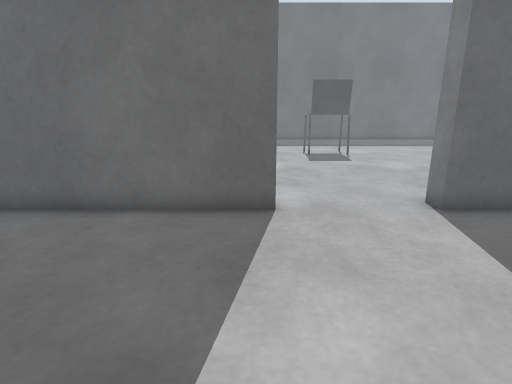
[1] (above)

17 first-person views from a walk through a Gazebo world. The camera is 0.47 m above the floor, tilts 14° down and sees 80° across. The floor is counted in squares, 0.2 m on a side. Each view is taken from the middle of a square. On the plan, view 1 faces up. The plan holds only what a view shows up to about 18 squares ahead; the rest is blank. The place goes on beyond the plan.

[2]
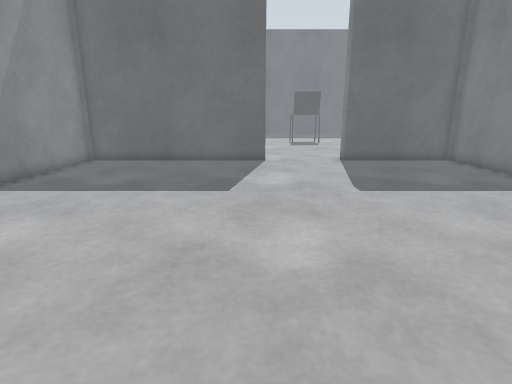

[3]
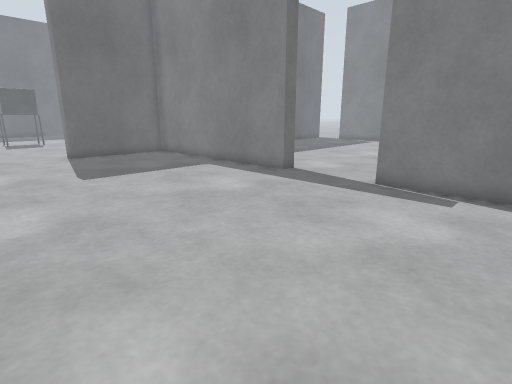

[4]
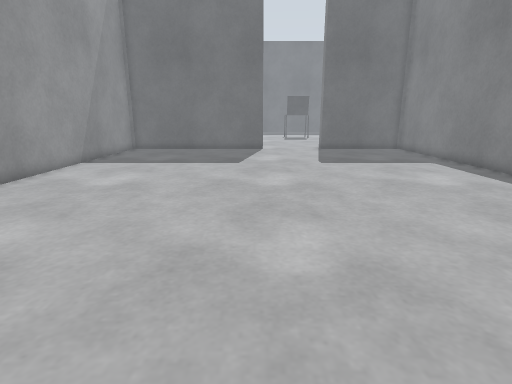

[5]
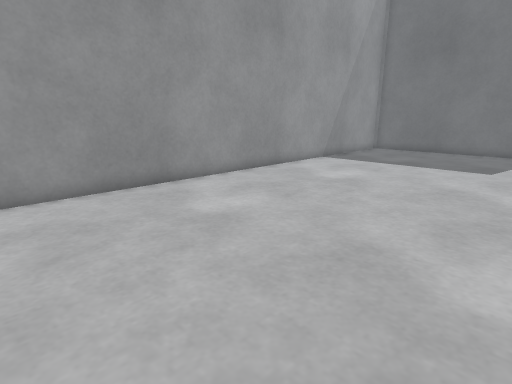

[6]
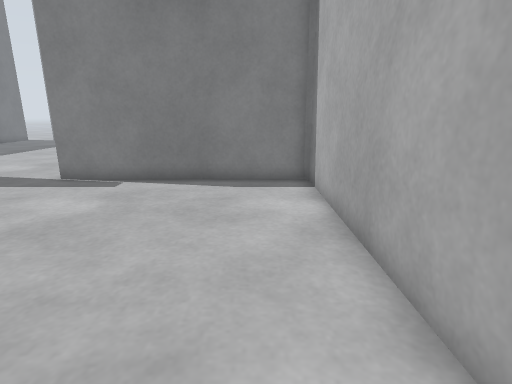

[7]
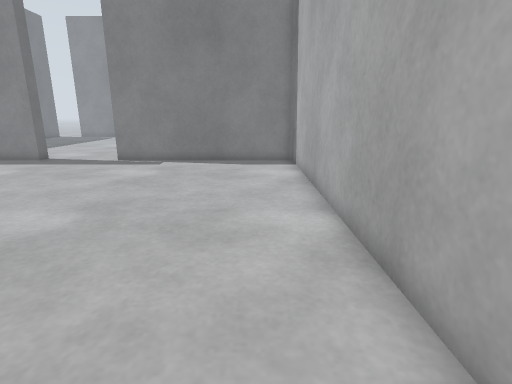

[8]
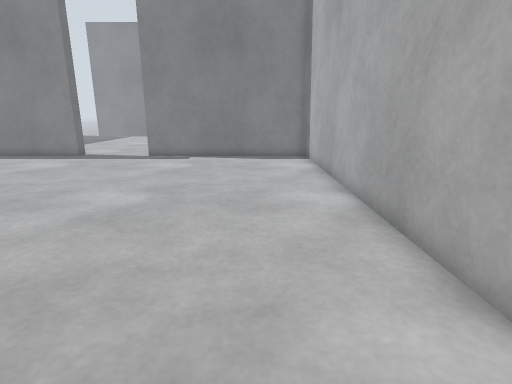

[9]
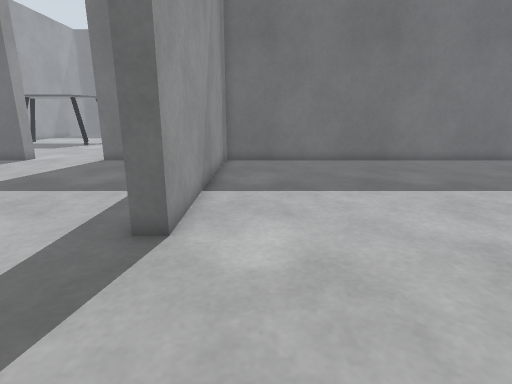

[10]
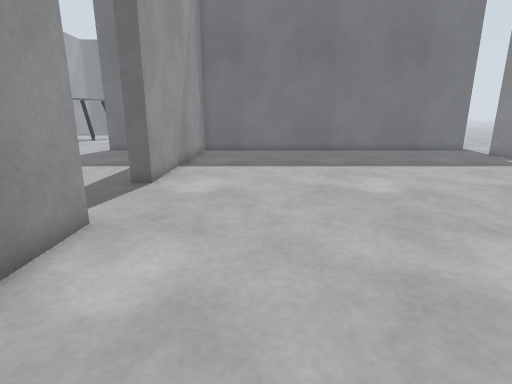

[11]
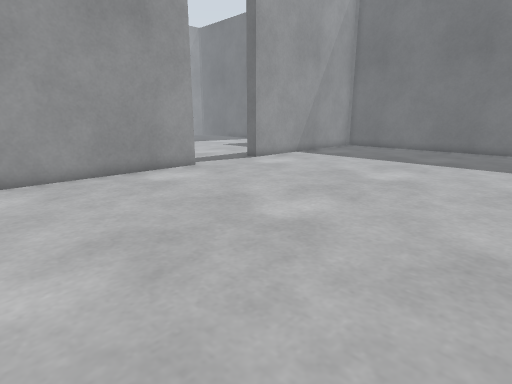

[12]
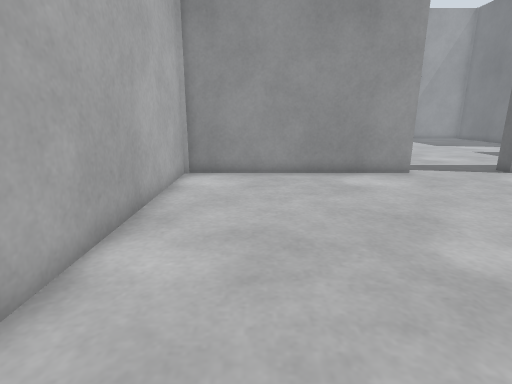

[13]
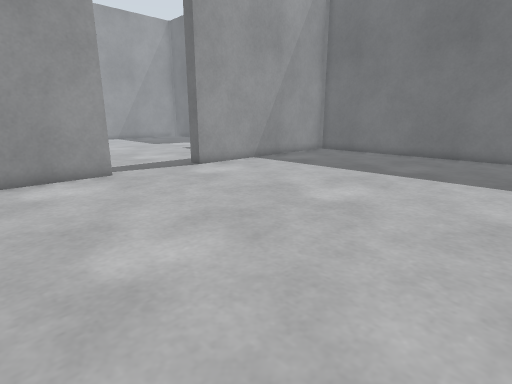

[14]
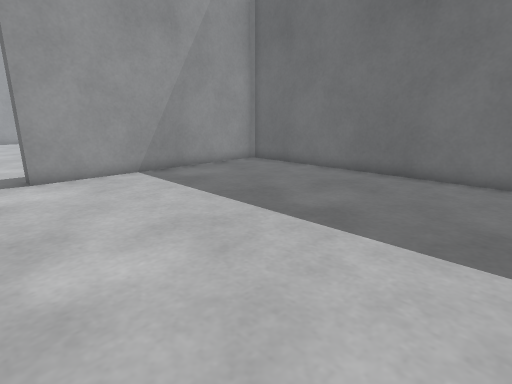

[15]
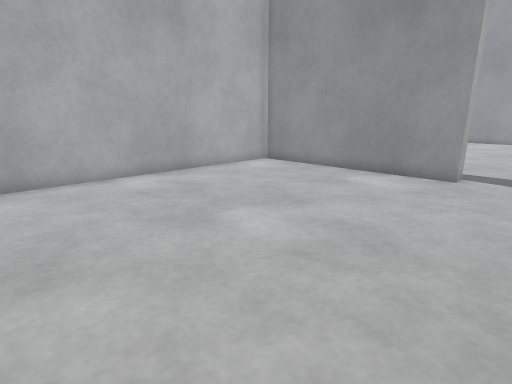

[16]
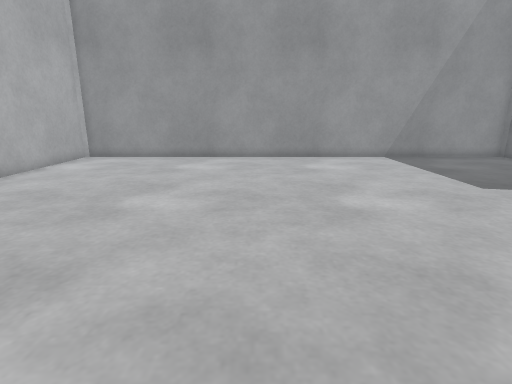

[17]
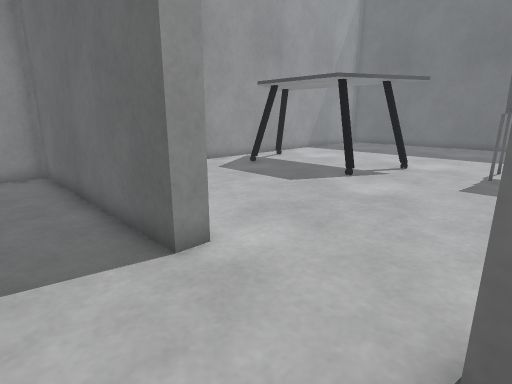

### Floor plan
Points are (right, up) in squares from view 1. A wall is a line through its corners. A room is listed if a view was taken in it or the views show most of it. See-through windows are left out.
Room 1 (views 1, 2, 3, 4, 5, 6, 7, 8, 16, 17)
walls: (11.3, -3.2) (10.5, -3.2) (10.5, 7.5) (4.8, 7.5); (0.5, 7.5) (-9, 7.5) (-9, -17) (10.5, -17) (10.5, -7.5) (11.3, -7.5)
ways out: opening at (11, -5.5) to room 2; opening at (2.5, 8)
Room 2 (views 9, 10, 11, 12, 13, 14, 15)
walls: (11.3, -7.5) (11.3, -17) (23.1, -17); (24.5, 7.5) (11.3, 7.5) (11.3, -3.2)
ways out: opening at (11, -5.5) to room 1

Where each view was taken, in squares from view 1:
view 1: 0 up, 0 right, facing up
view 2: 9 down, 0 right, facing up
view 3: 12 down, 0 right, facing up-right
view 4: 15 down, 0 right, facing up
view 5: 15 down, 1 right, facing up-left
view 6: 15 down, 1 left, facing right
view 7: 15 down, 6 left, facing right
view 8: 14 down, 8 left, facing right
view 9: 9 down, 13 right, facing up
view 10: 14 down, 15 right, facing up
view 11: 16 down, 24 right, facing up-left
view 12: 14 down, 24 right, facing left
view 13: 12 down, 24 right, facing up-left
view 14: 5 down, 24 right, facing up-left
view 15: 5 down, 24 right, facing down-left
view 16: 7 down, 9 right, facing left
view 17: 5 up, 5 right, facing up-left
